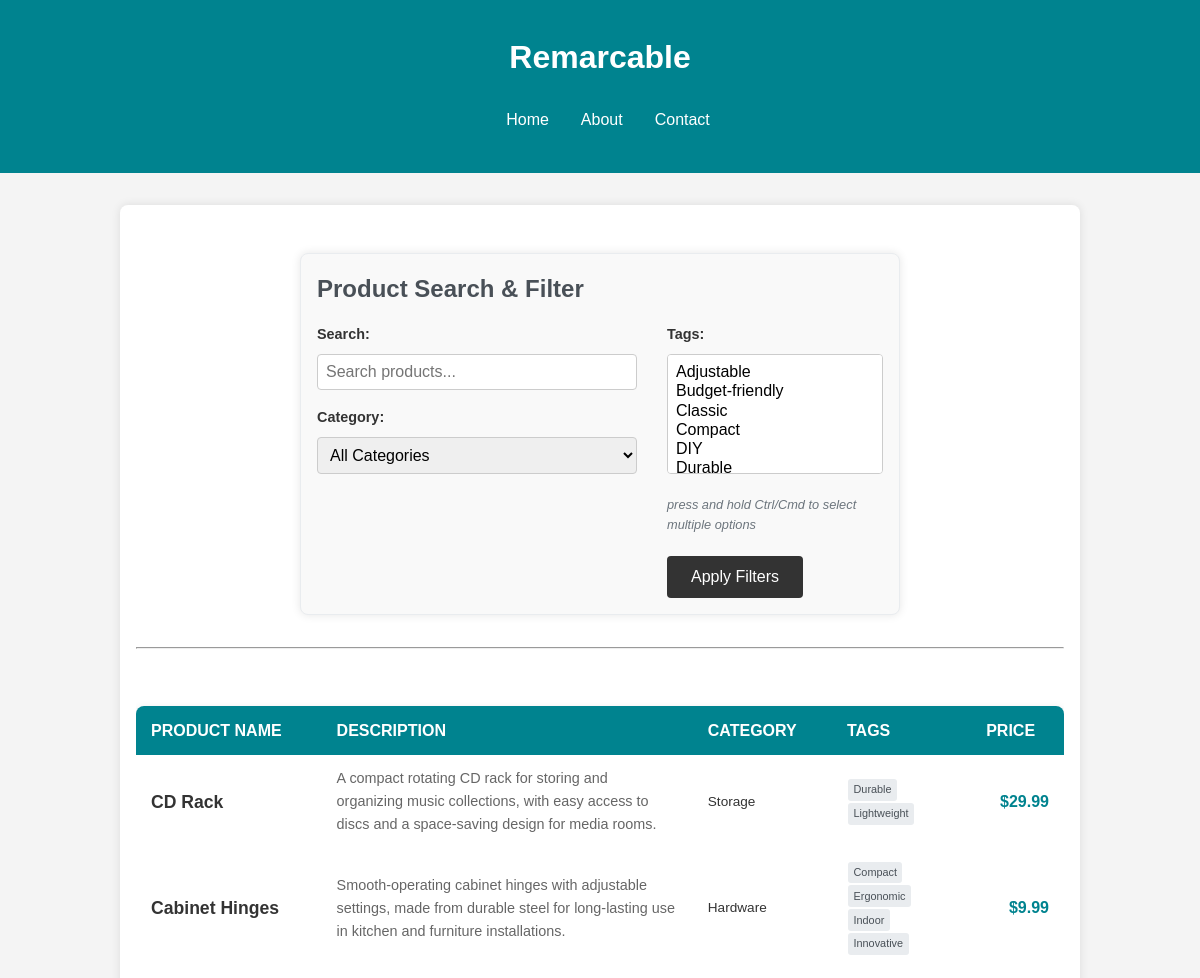
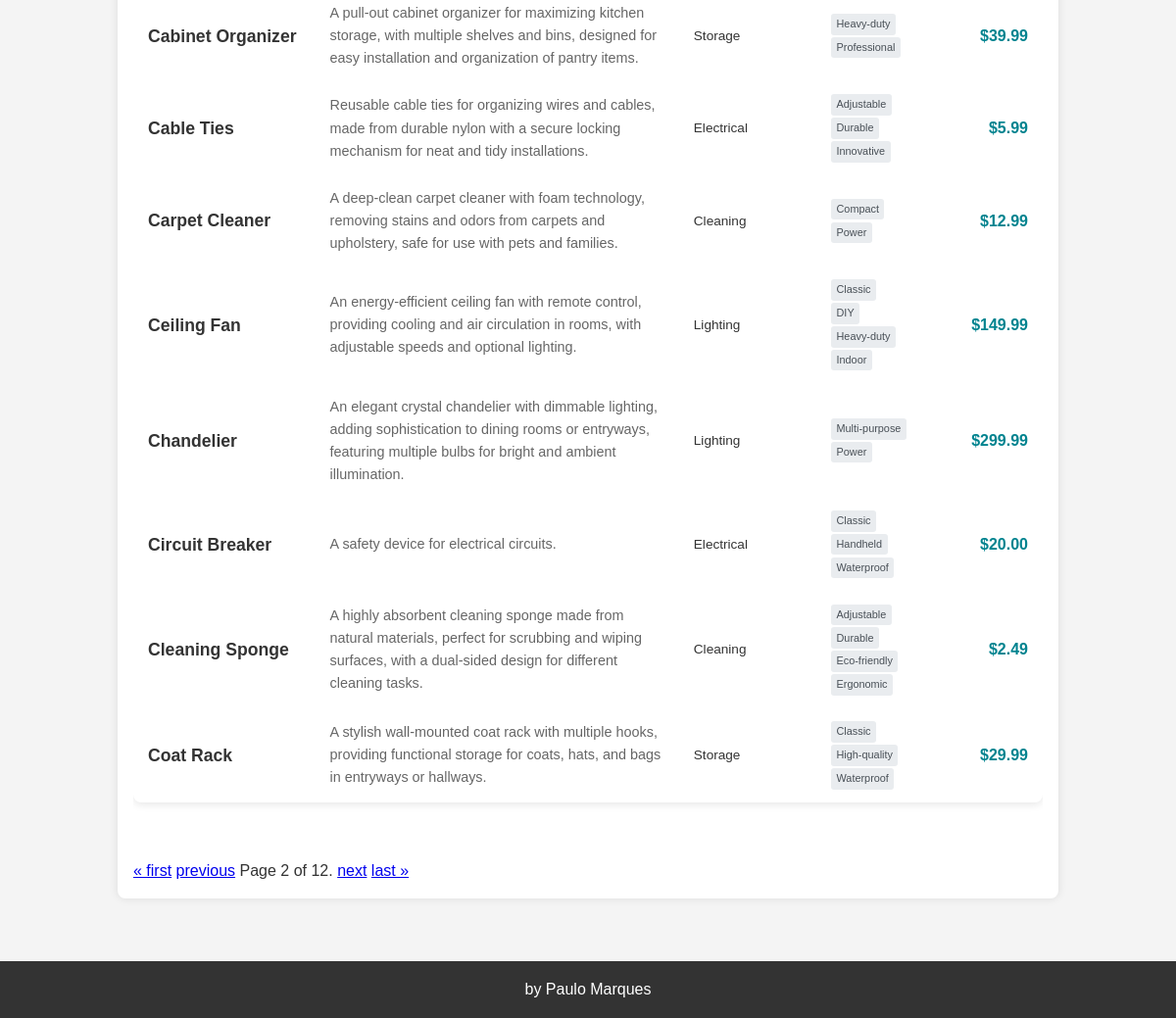
The app's page /?&page=2 with its own data (2 pictures, top to bottom).
### core/models.py (models this page shows, shortened)
class Product(models.Model):
    name = models.CharField(max_length=100, null=False)
    description = models.TextField(null=True, blank=True)
    category = models.ForeignKey(Category, on_delete=models.CASCADE, related_name='products')
    tags = models.ManyToManyField(Tag, related_name='products', blank=True)
    stock_count = models.IntegerField(default=0)
    price = models.DecimalField(max_digits=10, decimal_places=2, null=False)
    class Meta:
        constraints = [
            models.UniqueConstraint(
                Lower('name'),
                name='name_unique_case_insensitive'
            ),
            models.CheckConstraint(
                check=models.Q(stock_count__gt=0),
                name='stock_count_must_be_gt0'
            ),
            models.CheckConstraint(
                check=models.Q(price__gt=0),
                name='price_must_be_gt0'
            ),
        ]
    objects = ProductManager()

class Category(models.Model):
    name = models.CharField(max_length=100, null=False, unique=True)
    class Meta:
        verbose_name_plural = "Categories"
        constraints = [
            models.UniqueConstraint(
                Lower('name'),
                name='name_unique_ci'
            )
        ]
    def __str__(self):
        return self.name

class Tag(models.Model):
    name = models.CharField(max_length=50, null=False)
    def __str__(self):
        return self.name

### core/views.py (the view)
# urls.py: path('', views.search, name='search'),
def search(request):
    form = ProductSearchForm(request.POST or None)
    if form.is_valid():
        products = search_products(form.cleaned_data)
    else:
        products = Product.objects.all().order_by('name')
    paginator = Paginator(products, 10)  # 10 products per page
    page_number = request.GET.get('page')
    page_object = paginator.get_page(page_number)
    return render(request, 'core/search.html', {'form': form, 'page_obj': page_object})

### core/forms.py
class ProductSearchForm(forms.Form):
    search = forms.CharField(
        required=False,
        label='Search',
        widget=forms.TextInput(attrs={'placeholder': 'Search products...'})
    )
    category = forms.ModelChoiceField(
        queryset=Category.objects.all(),
        required=False,
        label='Category',
        empty_label='All Categories'
    )
    tags = forms.ModelMultipleChoiceField(
        queryset=Tag.objects.all(),
        required=False,
        label='Tags',
        widget=forms.SelectMultiple
    )

### core/templates/core/search.html (shortened to what this page needs)
{% extends "base.html" %}
{% block content %}
<form method="POST" action="{% url 'search' %}" class="search-form">
  <h1>Product Search & Filter</h1>
  <div class="form-columns">
    <div class="form-column">
      <div class="form-group">{{ form.search.label_tag }} {{ form.search }}</div>
      <div class="form-group">{{ form.category.label_tag }} {{ form.category }}</div>
    </div>
    <div class="form-column">
      <div class="form-group">{{ form.tags.label_tag }} {{ form.tags }}</div>
      <p>press and hold Ctrl/Cmd to select multiple options</p>
      <button type="submit" class="apply-filters-btn">Apply Filters</button>
    </div>
  </div>
</form>
<hr />
<div class="products-table">
  <table class="table">
    <thead>
      <tr>
        <th>Product Name</th>
        <th>Description</th>
        <th>Category</th>
        <th>Tags</th>
        <th>Price</th>
      </tr>
    </thead>
    <tbody>
      {% for product in page_obj %}
      <tr>
        <td class="product-name">{{ product.name }}</td>
        <td class="product-description">{{ product.description }}</td>
        <td class="product-category">{{ product.category.name }}</td>
        <td class="product-tags">
          {% for tag in product.tags.all %}
          <span class="tag">{{ tag }}</span>
          {% if not forloop.last %}
          <br />
          {% endif %} {% endfor %}
        </td>
        <td class="product-price">${{ product.price }}</td>
      </tr>
      {% empty %}
      <tr>
        <td colspan="4" class="no-products">No products match your criteria.</td>
      </tr>
      {% endfor %}
    </tbody>
  </table>
</div>
<div class="pagination">
  {% if page_obj.has_previous %}
  <a href="?{{ request.GET.urlencode }}&page=1">&laquo; first</a>
  <a href="?{{ request.GET.urlencode }}&page={{ page_obj.previous_page_number }}">previous</a>
  {% endif %}
  <span class="current"> Page {{ page_obj.number }} of {{ page_obj.paginator.num_pages }}. </span>
  {% if page_obj.has_next %}
  <a href="?{{ request.GET.urlencode }}&page={{ page_obj.next_page_number }}">next</a>
  <a href="?{{ request.GET.urlencode }}&page={{ page_obj.paginator.num_pages }}">last &raquo;</a>
  {% endif %}
</div>
{% endblock %}

### core/static/css/style.css (style rules this page uses)
* { margin: 0; padding: 0; box-sizing: border-box; }
body { font-family: Arial, sans-serif; line-height: 1.6; color: #333; background-color: #f4f4f4; display: flex; flex-direction: column; min-height: 100vh; }
.search-form { max-width: 900px; width: 100%; margin: 0 auto 20px auto; padding: 15px; background: #f8f9fa; border-radius: 8px; border: 1px solid #e9ecef; }
.search-form h1 { margin: 0 0 15px 0; font-size: 1.5rem; color: #495057; }
.form-columns { display: flex; gap: 30px; align-items: flex-start; }
.form-column { flex: 1; }
.form-group { margin-bottom: 15px; }
.form-group label { display: block; margin-bottom: 3px; font-weight: 500; font-size: 0.9rem; color: #6c757d; }
.form-group input, .form-group select { padding: 6px 10px; border: 1px solid #ced4da; border-radius: 4px; font-size: 0.9rem; width: 100%; max-width: 320px; }
.form-group input[type="text"] { min-width: 320px; }
.apply-filters-btn { padding: 8px 20px; background-color: #007bff; color: white; border: none; border-radius: 4px; cursor: pointer; font-size: 0.9rem; margin-top: 10px; }
.search-form p { margin: 5px 0 10px 0; font-size: 0.8rem; color: #6c757d; font-style: italic; }
.search-form { max-width: 600px; margin: 2rem auto; padding: 1rem; background-color: #f9f9f9; border-radius: 8px; box-shadow: 0 0 10px rgba(0, 0, 0, 0.1); }
.form-group { margin-bottom: 1rem; }
.form-group label { display: block; margin-bottom: 0.5rem; font-weight: bold; color: #333; }
.form-group input[type="text"], .form-group select { width: 100%; padding: 0.5rem; border: 1px solid #ccc; border-radius: 4px; font-size: 1rem; }
.form-group select[multiple] { height: 120px; }
button[type="submit"] { padding: 0.75rem 1.5rem; background-color: #333; color: #fff; border: none; border-radius: 4px; font-size: 1rem; cursor: pointer; transition: background-color 0.3s; }
.apply-filters-btn { padding: 0.75rem 1.5rem; background-color: #007bff; color: #fff; border: none; border-radius: 4px; font-size: 1rem; cursor: pointer; transition: background-color 0.3s; }
.products-table { margin: 2rem 0; overflow-x: auto; }
.table { width: 100%; border-collapse: collapse; box-shadow: 0 2px 8px rgba(0, 0, 0, 0.1); border-radius: 8px; overflow: hidden; table-layout: fixed; }
.table th:nth-child(1), .table td:nth-child(1) { width: 20%; }
.table th:nth-child(2), .table td:nth-child(2) { width: 40%; }
.table th:nth-child(3), .table td:nth-child(3) { width: 15%; }
.table th:nth-child(4), .table td:nth-child(4) { width: 15%; }
.table th:nth-child(5), .table td:nth-child(5) { width: 10%; }
.product-name { font-weight: bold; font-size: 1.1em; color: #333; }
.product-description { font-size: 0.9em; color: #666; max-width: 300px; }
.product-category { font-size: 0.85em; }
.product-tags { font-size: 0.85em; }
.tag { display: inline-block; background-color: #e9ecef; color: #495057; padding: 0.2em 0.5em; border-radius: 3px; margin: 0.1em; font-size: 0.8em; }
.product-price { font-weight: bold; color: rgb(0, 131, 143); text-align: right; }
table { width: 100%; border-collapse: collapse; margin: 25px 0; font-family: sans-serif; min-width: 400px; box-shadow: 0 0 20px rgba(0, 0, 0, 0.15); border-radius: 5px; overflow: hidden; }
th, td { padding: 12px 15px; text-align: left; }
thead tr { background-color: rgb(0, 131, 143); color: #fff; text-transform: uppercase; }

### records on screen
Product: name "CD Rack", description "A compact rotating CD rack for storing and organizing music collections, with easy access to discs and a space-saving design for media rooms.", category.name "Storage", price "29.99"
Tag: name "Durable"
Tag: name "Lightweight"
Product: name "Cabinet Hinges", description "Smooth-operating cabinet hinges with adjustable settings, made from durable steel for long-lasting use in kitchen and furniture installations.", category.name "Hardware", price "9.99"
Tag: name "Compact"
Tag: name "Ergonomic"
Tag: name "Indoor"
Tag: name "Innovative"
Product: name "Cabinet Organizer", description "A pull-out cabinet organizer for maximizing kitchen storage, with multiple shelves and bins, designed for easy installation and organization of pantry items.", category.name "Storage", price "39.99"
Tag: name "Heavy-duty"
Tag: name "Professional"
Product: name "Cable Ties", description "Reusable cable ties for organizing wires and cables, made from durable nylon with a secure locking mechanism for neat and tidy installations.", category.name "Electrical", price "5.99"
Tag: name "Adjustable"
Product: name "Carpet Cleaner", description "A deep-clean carpet cleaner with foam technology, removing stains and odors from carpets and upholstery, safe for use with pets and families.", category.name "Cleaning", price "12.99"
Tag: name "Power"
Product: name "Ceiling Fan", description "An energy-efficient ceiling fan with remote control, providing cooling and air circulation in rooms, with adjustable speeds and optional lighting.", category.name "Lighting", price "149.99"
Tag: name "Classic"
Tag: name "DIY"
Product: name "Chandelier", description "An elegant crystal chandelier with dimmable lighting, adding sophistication to dining rooms or entryways, featuring multiple bulbs for bright and ambient illumination.", category.name "Lighting", price "299.99"
Tag: name "Multi-purpose"
Product: name "Circuit Breaker", description "A safety device for electrical circuits.", category.name "Electrical", price "20.00"
Tag: name "Handheld"
Tag: name "Waterproof"
Product: name "Cleaning Sponge", description "A highly absorbent cleaning sponge made from natural materials, perfect for scrubbing and wiping surfaces, with a dual-sided design for different cleaning tasks.", category.name "Cleaning", price "2.49"
Tag: name "Eco-friendly"
Product: name "Coat Rack", description "A stylish wall-mounted coat rack with multiple hooks, providing functional storage for coats, hats, and bags in entryways or hallways.", category.name "Storage", price "29.99"
Tag: name "High-quality"

### other values on screen
{{ page_obj.number }} "2"
{{ page_obj.paginator.num_pages }} "12"
